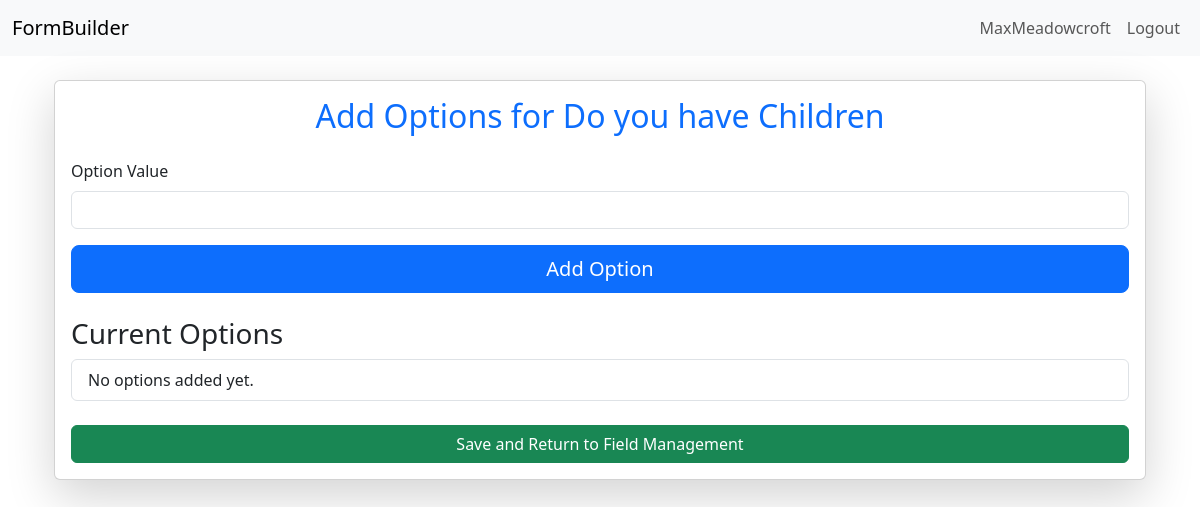
/app/form/field/22/options/ (signed in), run on an earlier commit of the app's database.
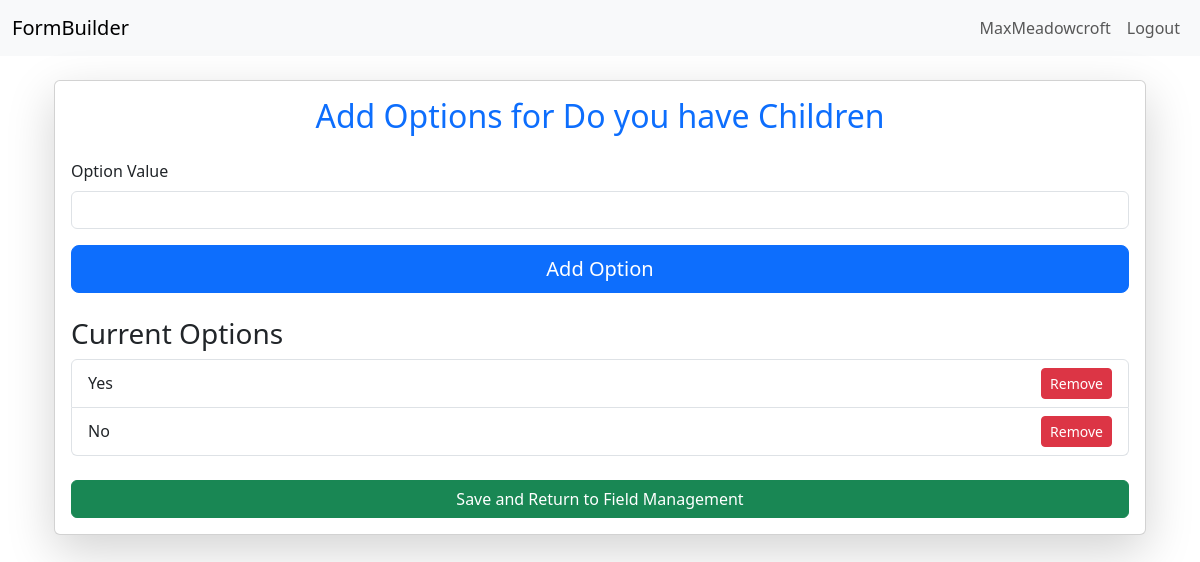
And on a later commit of the database.
### builder/models.py (models this page shows, shortened)
class FieldOption(models.Model):
    form_field = models.ForeignKey(FormField, on_delete=models.CASCADE, related_name="options")
    value = models.CharField(max_length=255)

### builder/views.py (the view)
# urls.py: path('form/field/<int:field_id>/options/', views.add_field_options_view, name='add_field_options'),
@login_required
def add_field_options_view(request, field_id):
    field_instance = get_object_or_404(FormField, id=field_id, form__creator=request.user)
    if request.method == 'POST':
        option_value = request.POST.get('option_value')
        if option_value:
            FieldOption.objects.create(form_field=field_instance, value=option_value)
        return redirect('add_field_options', field_id=field_instance.id)
    return render(request, 'builder/add_field_options.html', {'field': field_instance})

### builder/templates/builder/add_field_options.html (shortened to what this page needs)
{% extends "base.html" %}
{% load crispy_forms_tags %}
{% block content %}
<div class="container mt-4">
    <div class="card shadow-lg">
        <div class="card-body">
            <h2 class="text-center text-primary mb-4">Add Options for {{ field.label }}</h2>
            <form method="POST">
                <div class="mb-3">
                    <label for="option_value" class="form-label">Option Value</label>
                    <input type="text" class="form-control" name="option_value" id="option_value" required>
                </div>
                <button type="submit" class="btn btn-lg btn-primary w-100">Add Option</button>
            </form>
            <h3 class="mt-4">Current Options</h3>
            <ul class="list-group">
                {% for option in field.options.all %}
                <li class="list-group-item d-flex justify-content-between align-items-center">
                    {{ option.value }}
                    <form method="POST" action="{% url 'delete_field_option' option.id %}" class="ms-auto">
                        <button type="submit" class="btn btn-sm btn-danger">Remove</button>
                    </form>
                </li>
                {% empty %}
                <li class="list-group-item">No options added yet.</li>
                {% endfor %}
            </ul>
            <div class="mt-4 text-center">
                <a href="{% url 'manage_fields' field.form.form_hash %}" class="btn btn-success w-100">Save and Return to Field Management</a>
            </div>
        </div>
    </div>
</div>
{% endblock %}

What changed in the data, as far as the page shows it:
added FieldOption: value "Yes"
added FieldOption: value "No"
Also different on the page:
text no longer shown: "No options added yet."
